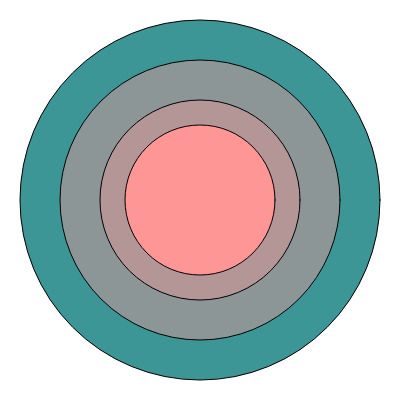
Frame 1 (no input)
Frame 60 (no input): identical to frame 1, image omitted
Frame 120 (the mouse pressed at the canvas centre since frame 60): identical to frame 1, image omitted

The p5.js sketch that drew this single still picture (run headless with seeded random() and noise() and a simulated clock; from frame 60 on, the mouse is pressed at the canvas centre):

// p5.js sketch
// ── sketch.js
let diameters = [360, 280, 200, 150]
let colourVals = [60, 140, 180, 255]

function setup(){
    createCanvas(400, 400);
}

function draw(){
    background(255)
    fill(colourVals[0], 150, 150)
    circle(200, 200, diameters[0]);
    fill(colourVals[1], 150, 150)
    circle(200, 200, diameters[1]);
    fill(colourVals[2], 150, 150)
    circle(200, 200, diameters[2]);
    fill(colourVals[3], 150, 150)
    circle(200, 200, diameters[3]);
}

function mouseClicked(){
    let lastValue = colourVals.pop()
     colourVals.unshift(lastValue);
}
